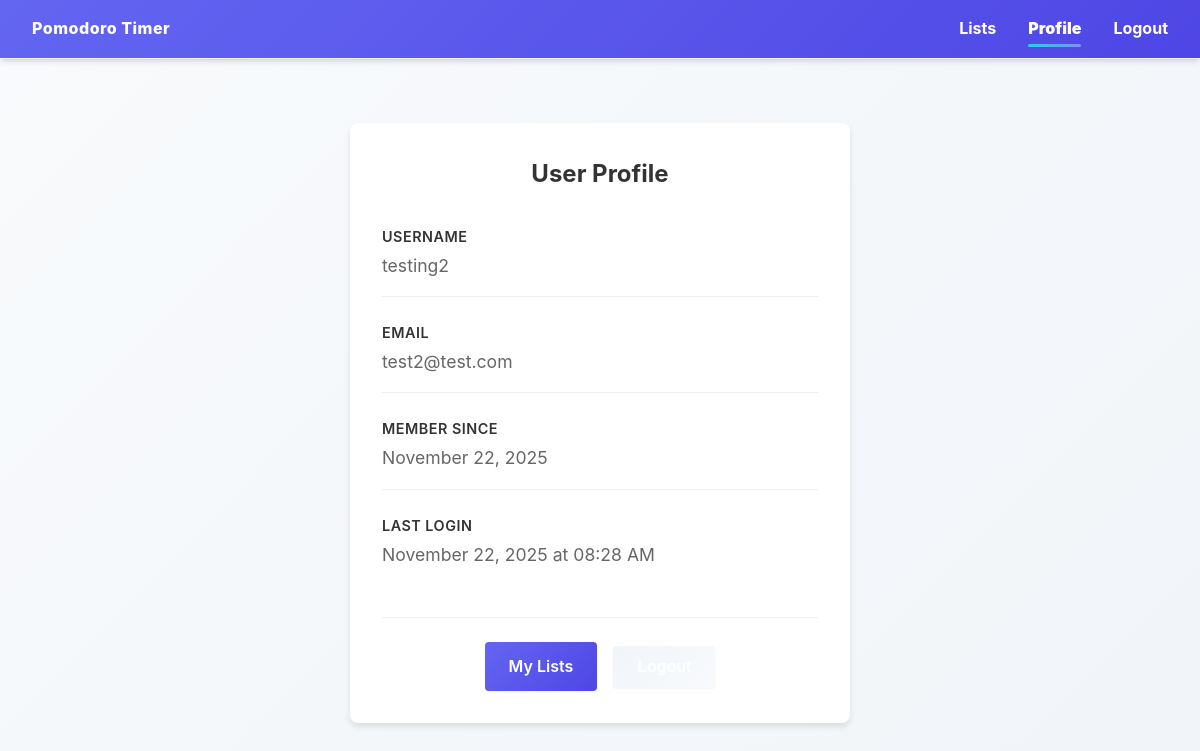
Page /auth/profile (signed in) on the committed database.
### tables this page shows
CREATE TABLE users (
                id INTEGER PRIMARY KEY AUTOINCREMENT,
                username TEXT NOT NULL UNIQUE,
                email TEXT NOT NULL UNIQUE,
                password_hash TEXT NOT NULL,
                created_at TIMESTAMP DEFAULT CURRENT_TIMESTAMP,
                last_login TIMESTAMP
            );

### pomodoro/routes/auth.py (the view)
@bp.route('/profile')
@login_required
def profile():
    return render_template('auth/profile.html', user=current_user)

### pomodoro/db.py (called while the page is built)
def get_db():
    if 'db' not in g:
        os.makedirs(current_app.instance_path, exist_ok=True)
        g.db = sqlite3.connect(
            current_app.config['DATABASE'],
            detect_types=sqlite3.PARSE_DECLTYPES
        )
        g.db.row_factory = sqlite3.Row
        _ensure_schema(g.db)
    return g.db

### pomodoro/models/user.py (called while the page is built)
    @staticmethod
    def get_by_id(user_id):
        database = db.get_db()
        user_data = database.execute(
            'SELECT * FROM users WHERE id = ?', (user_id,)
        ).fetchone()
        if user_data:
            return User(**user_data)
        return None

### pomodoro/templates/auth/profile.html (shortened to what this page needs)
{% extends "base.html" %}
{% block content %}
<div class="profile-container">
    <div class="profile-card">
        <h2 class="profile-title">User Profile</h2>
        <div class="profile-info">
            <div class="info-group">
                <label class="info-label">Username</label>
                <div class="info-value">{{ user.username }}</div>
            </div>
            <div class="info-group">
                <label class="info-label">Email</label>
                <div class="info-value">{{ user.email }}</div>
            </div>
            <div class="info-group">
                <label class="info-label">Member Since</label>
                <div class="info-value">{{ user.created_at.strftime('%B %d, %Y') if user.created_at else 'Unknown' }}</div>
            </div>
            {% if user.last_login %}
            <div class="info-group">
                <label class="info-label">Last Login</label>
                <div class="info-value">{{ user.last_login.strftime('%B %d, %Y at %I:%M %p') }}</div>
            </div>
            {% endif %}
        </div>
        <div class="profile-actions">
            <a href="{{ url_for('lists.index') }}" class="btn btn-primary">My Lists</a>
            <form method="POST" action="{{ url_for('auth.logout') }}" class="logout-form">
                <button type="submit" class="btn btn-secondary">Logout</button>
            </form>
        </div>
    </div>
</div>
{% endblock %}

### pomodoro/static/css/style.css (style rules this page uses)
:root { --primary-color: #6366f1; --primary-hover: #4f46e5; --primary-light: #818cf8; --secondary-color: #22d3ee; --accent-color: #f43f5e; --success-color: #10b981; --warning-color: #f59e0b; --error-color: #ef4444; --text-primary: #1e293b; --text-secondary: #64748b; --text-muted: #94a3b8; --bg-primary: #ffffff; --bg-secondary: #f8fafc; --bg-tertiary: #f1f5f9; --border-color: #e2e8f0; --border-light: #f1f5f9; --shadow-sm: 0 1px 2px 0 rgb(0 0 0 / 0.05); --shadow-md: 0 4px 6px -1px rgb(0 0 0 / 0.1), 0 2px 4px -2px rgb(0 0 0 / 0.1); --shadow-lg: 0 10px 15px -3px rgb(0 0 0 / 0.1), 0 4px 6px -4px rgb(0 0 0 / 0.1); --shadow-xl: 0 20px 25px -5px rgb(0 0 0 / 0.1), 0 8px 10px -6px rgb(0 0 0 / 0.1); --radius-sm: 0.375rem; --radius-md: 0.5rem; --radius-lg: 0.75rem; --radius-xl: 1rem; }
* { margin: 0; padding: 0; box-sizing: border-box; }
body { font-family: -apple-system, BlinkMacSystemFont, 'Segoe UI', Roboto, 'Helvetica Neue', Arial, sans-serif; background: linear-gradient(135deg, var(--bg-secondary) 0%, #f1f5f9 100%); color: var(--text-primary); line-height: 1.6; min-height: 100vh; }
.logout-form { margin: 0; padding: 0; border: none; }
.btn { padding: 0.75rem 1.25rem; border: none; border-radius: var(--radius-lg); cursor: pointer; font-weight: 600; text-decoration: none; display: inline-block; transition: all 0.3s ease; font-size: 0.95rem; box-shadow: var(--shadow-sm); }
.btn-primary { background: linear-gradient(135deg, var(--primary-color) 0%, var(--primary-hover) 100%); color: white; font-weight: 600; max-width: fit-content; }
.btn-secondary { background: linear-gradient(135deg, var(--bg-tertiary) 0%, var(--bg-secondary) 100%); color: var(--text-primary); border: 1px solid var(--border-color); }

### pomodoro/templates/auth/profile.html (style rules this page uses)
.profile-container { display: flex; justify-content: center; align-items: flex-start; min-height: calc(100vh - 200px); padding: 2rem; }
.profile-card { background: white; border-radius: 8px; box-shadow: 0 4px 6px rgba(0, 0, 0, 0.1); padding: 2rem; width: 100%; max-width: 500px; }
.profile-title { text-align: center; margin-bottom: 2rem; color: #333; }
.profile-info { margin-bottom: 2rem; }
.info-group { margin-bottom: 1.5rem; padding-bottom: 1rem; border-bottom: 1px solid #eee; }
.info-group:last-child { border-bottom: none; margin-bottom: 0; }
.info-label { display: block; font-weight: 600; color: #333; margin-bottom: 0.25rem; font-size: 0.9rem; text-transform: uppercase; letter-spacing: 0.5px; }
.info-value { color: #666; font-size: 1.1rem; }
.profile-actions { display: flex; gap: 1rem; justify-content: center; align-items: center; padding-top: 1.5rem; border-top: 1px solid #eee; }
.btn { padding: 0.75rem 1.5rem; border: none; border-radius: 4px; font-size: 1rem; cursor: pointer; transition: background-color 0.3s; text-decoration: none; display: inline-block; }
.btn-primary { background-color: #ff5252; color: white; }
.btn-secondary { background-color: #6c757d; color: white; }
.logout-form { margin: 0; }

### rows in the picture
users: username "testing2", email "test2@test.com", created_at "November 22, 2025", last_login "November 22, 2025 at 08:28 AM"
